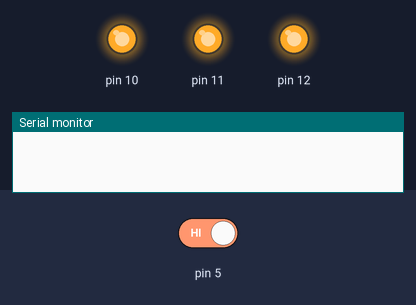
Recording of a sketch running on a simulated Arduino Uno, built with avr-gcc and run on an emulated ATmega328P. Shown: output pins drawn as LEDs (lit = HIGH), the last lines printed to the serial monitor. The inputs (shaded band) are chosen by the test bench; at power-on: pin 5 HIGH. Pins used as bus, display or sensor lines are not drawn.

Above: at 1.2 s.
1.3 s: pin 5 driven LOW
At 2.2 s:
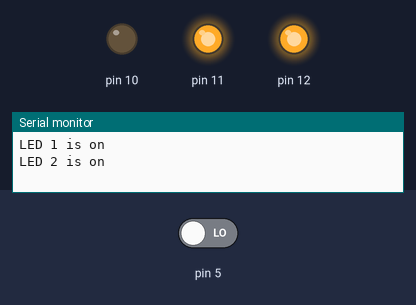
At 3.2 s:
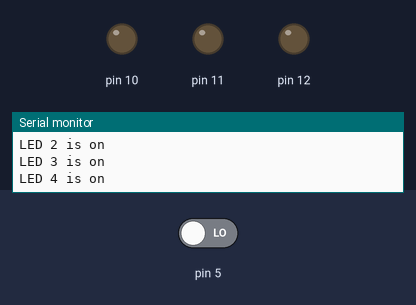
4.3 s: pin 5 driven HIGH
At 4.7 s:
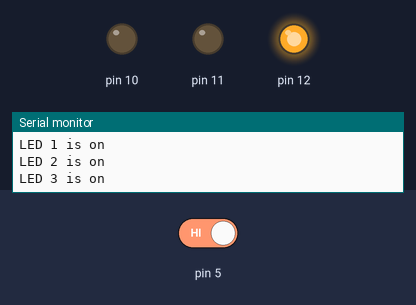
Timing chart, 0 to 7.3 s (numbered marks = the images above; inputs shaded):
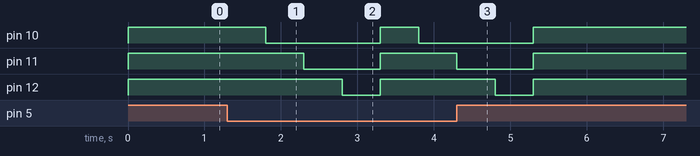

Measured:
- after the input at 1.3 s, pin 10: HIGH → LOW after 0.50 s, → HIGH 1.5 s later, → LOW 0.50 s later; pin 11: HIGH → LOW after 1.0 s, → HIGH 1.0 s later; pin 12: HIGH → LOW after 1.5 s, → HIGH 0.50 s later
- after the input at 4.3 s, pin 10–12: goes on until 5.3 s, then stays HIGH

The sketch:

ch7_exam1_1.ino
```cpp
void setup() {
  // put your setup code here, to run once:
  Serial.begin(9600);
  pinMode(5, INPUT);
  for (int i=9; i<13; i++) {
    pinMode(i, OUTPUT);
  }
}

void loop() {
  // default OFF 상태로 만들기
  for(int i=9; i<13; i++){
    digitalWrite(i, 1);
  }
  if (digitalRead(5) == LOW) {
    for (int i=9; i<13; i++){
      digitalWrite(i, 0);
      Serial.print("LED ");
      Serial.print(i-8);
      Serial.println(" is on");
      delay(500);
    }
  }
}
```
